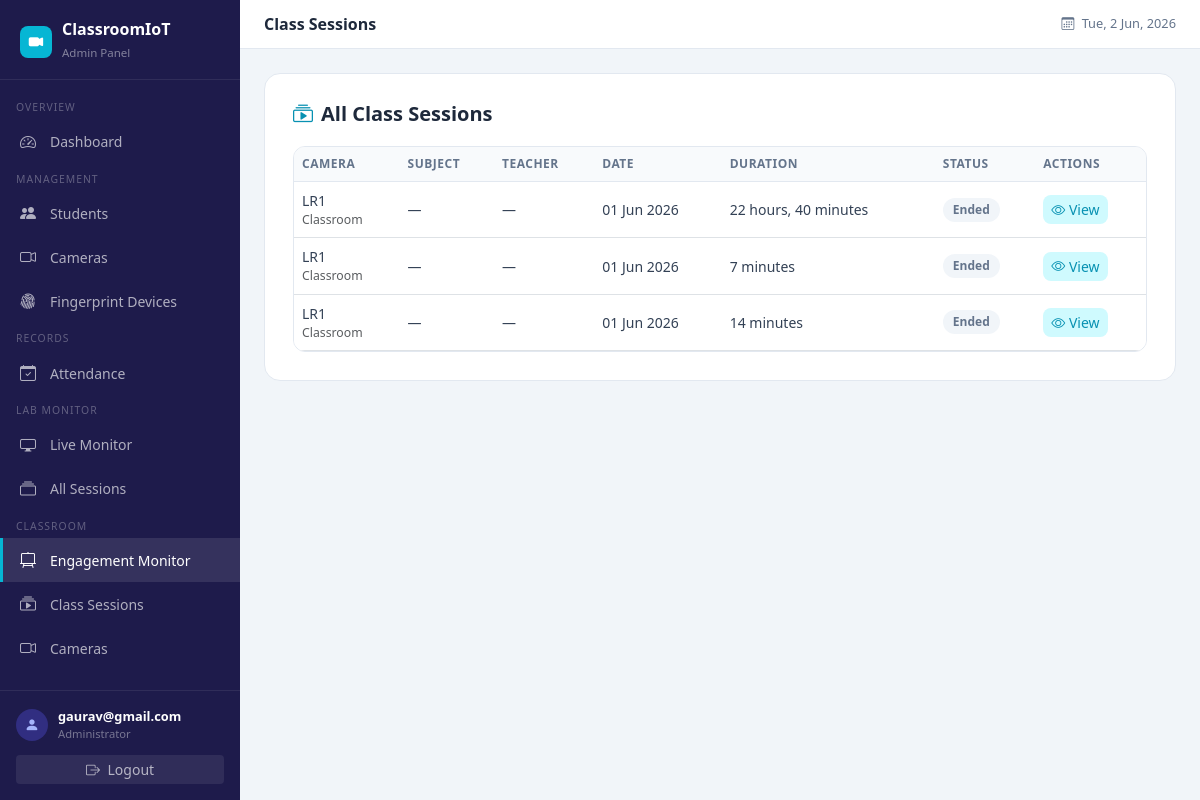
The page /classroom/sessions/ (signed in) on the database its author committed.
### classroom_monitor/models.py (models this page shows, shortened)
class ClassSession(models.Model):
    camera = models.ForeignKey(ClassroomCamera, on_delete=models.CASCADE)
    subject = models.CharField(max_length=100, blank=True)
    teacher = models.CharField(max_length=100, blank=True)
    start_time = models.DateTimeField(auto_now_add=True)
    end_time = models.DateTimeField(null=True, blank=True)
    is_active = models.BooleanField(default=True)
    total_students_detected = models.IntegerField(default=0)
    class Meta:
        ordering = ['-start_time']
        indexes = [
            models.Index(fields=['camera', '-start_time']),
            models.Index(fields=['is_active', '-start_time']),
        ]
        verbose_name = 'Class Session'
        verbose_name_plural = 'Class Sessions'

class ClassroomCamera(models.Model):
    STREAM_TYPE_CHOICES = [
        ('mjpeg', 'MJPEG'),
        ('rtsp', 'RTSP'),
        ('snapshot', 'Snapshot'),
    ]
    name = models.CharField(max_length=100)
    url = models.CharField(max_length=300, help_text="RTSP or HTTP stream URL")
    location = models.CharField(max_length=100, default='Classroom')
    is_active = models.BooleanField(default=True)
    stream_type = models.CharField(
        max_length=10,
        choices=STREAM_TYPE_CHOICES,
        default='mjpeg'
    )
    snapshot_url = models.CharField(
        max_length=300, blank=True,
        help_text="Direct snapshot URL if different from stream URL"
    )
    created_at = models.DateTimeField(auto_now_add=True)
    class Meta:
        ordering = ['name']
        verbose_name = 'Classroom Camera'
        verbose_name_plural = 'Classroom Cameras'

### classroom_monitor/views.py (the view)
# urls.py: path('sessions/', views.session_list, name='classroom_session_list'),
@login_required
def session_list(request):
    sessions = ClassSession.objects.select_related('camera').order_by('-start_time')
    context = {
        'sessions': sessions,
    }
    return render(request, 'classroom_monitor/session_list.html', context)

### templates/classroom_monitor/session_list.html (shortened to what this page needs)
{% extends "entrance_cam/base.html" %}
{% block page_title %}Class Sessions{% endblock %}
{% block content %}
<div class="form-card">
  <div class="section-hdr">
    <h5><i class="bi bi-collection-play me-2" style="color:#0891b2"></i>All Class Sessions</h5>
  </div>
  {% if sessions %}
  <div class="data-table">
    <table class="table table-hover">
      <thead>
        <tr>
          <th>Camera</th>
          <th>Subject</th>
          <th>Teacher</th>
          <th>Date</th>
          <th>Duration</th>
          <th>Status</th>
          <th>Actions</th>
        </tr>
      </thead>
      <tbody>
        {% for session in sessions %}
        <tr>
          <td>
            <div class="fw-600">{{ session.camera.name }}</div>
            <div class="small text-muted">{{ session.camera.location }}</div>
          </td>
          <td>{{ session.subject|default:"—" }}</td>
          <td>{{ session.teacher|default:"—" }}</td>
          <td>{{ session.start_time|date:"d M Y" }}</td>
          <td>
            {% if session.end_time %}
              {{ session.end_time|timeuntil:session.start_time }}
            {% else %}
              <span class="text-muted">Ongoing</span>
            {% endif %}
          </td>
          <td>
            {% if session.is_active %}
              <span class="emotion-badge" style="background:#dcfce7;color:#166534">
                <span class="dot-online"></span>Active
              </span>
            {% else %}
              <span class="emotion-badge" style="background:#f1f5f9;color:#64748b">Ended</span>
            {% endif %}
          </td>
          <td>
            <a href="{% url 'classroom_session_detail' session.pk %}" class="btn btn-sm" style="background:#cffafe;color:#0891b2;border:none;border-radius:8px">
              <i class="bi bi-eye"></i> View
            </a>
          </td>
        </tr>
        {% endfor %}
      </tbody>
    </table>
  </div>
  {% else %}
  <div class="text-center py-5 text-muted">
    <i class="bi bi-calendar-x fs-1 d-block mb-2 opacity-20"></i>
    No sessions recorded yet.
  </div>
  {% endif %}
</div>
{% endblock %}

### templates/entrance_cam/base.html (shortened to what this page needs)
<!DOCTYPE html>
<html lang="en">
<head>
<link href="https://cdn.jsdelivr.net/npm/bootstrap@5.3.2/dist/css/bootstrap.min.css" rel="stylesheet">
<link href="https://cdn.jsdelivr.net/npm/bootstrap-icons@1.11.3/font/bootstrap-icons.css" rel="stylesheet">
</head>
<body>
{% if user.is_authenticated %}
<aside class="sidebar">
  <div class="sidebar-brand">
    <div style="display:flex;align-items:center;gap:10px">
      <div style="background:var(--accent);width:32px;height:32px;border-radius:8px;display:flex;align-items:center;justify-content:center">
        <i class="bi bi-camera-video-fill" style="color:#fff;font-size:0.9rem"></i>
      </div>
      <div>
        <h4>ClassroomIoT</h4>
        <small>Admin Panel</small>
      </div>
    </div>
  </div>
  <nav class="sidebar-nav">
    <div class="nav-section">Overview</div>
    <a href="{% url 'dashboard' %}" class="sidebar-link {% if request.resolver_match.url_name == 'dashboard' %}active{% endif %}">
      <i class="bi bi-speedometer2"></i> Dashboard
    </a>
    <div class="nav-section">Management</div>
    <a href="{% url 'student_list' %}" class="sidebar-link {% if 'student' in request.resolver_match.url_name %}active{% endif %}">
      <i class="bi bi-people-fill"></i> Students
    </a>
    <a href="{% url 'camera_list' %}" class="sidebar-link {% if 'camera' in request.resolver_match.url_name %}active{% endif %}">
      <i class="bi bi-camera-video"></i> Cameras
    </a>
    <a href="{% url 'esp32_device_list' %}" class="sidebar-link {% if 'esp32' in request.resolver_match.url_name %}active{% endif %}">
      <i class="bi bi-fingerprint"></i> Fingerprint Devices
    </a>
    <div class="nav-section">Records</div>
    <a href="{% url 'attendance_list' %}" class="sidebar-link {% if 'attendance' in request.resolver_match.url_name %}active{% endif %}">
      <i class="bi bi-calendar-check"></i> Attendance
    </a>
    <div class="nav-section">Lab Monitor</div>
    <a href="{% url 'lab_monitor' %}" class="sidebar-link {% if request.resolver_match.url_name == 'lab_monitor' %}active{% endif %}">
      <i class="bi bi-display"></i> Live Monitor
    </a>
    <a href="{% url 'session_list' %}" class="sidebar-link {% if request.resolver_match.url_name == 'session_list' %}active{% endif %}">
      <i class="bi bi-collection"></i> All Sessions
    </a>
    <div class="nav-section">Classroom</div>
    <a href="{% url 'classroom_dashboard' %}" class="sidebar-link {% if 'classroom' in request.path %}active{% endif %}">
      <i class="bi bi-easel2"></i> Engagement Monitor
    </a>
    <a href="{% url 'classroom_session_list' %}" class="sidebar-link">
      <i class="bi bi-collection-play"></i> Class Sessions
    </a>
    <a href="{% url 'classroom_camera_list' %}" class="sidebar-link">
      <i class="bi bi-camera-video"></i> Cameras
    </a>
  </nav>
  <div style="padding:16px;border-top:1px solid rgba(255,255,255,0.08)">
    <div style="display:flex;align-items:center;gap:10px;margin-bottom:12px">
      <div style="width:32px;height:32px;background:#312e81;border-radius:50%;display:flex;align-items:center;justify-content:center">
        <i class="bi bi-person-fill" style="color:#a5b4fc;font-size:0.9rem"></i>
      </div>
      <div>
        <div style="color:#fff;font-size:0.8rem;font-weight:600">{{ user.username }}</div>
        <div style="color:rgba(255,255,255,0.4);font-size:0.7rem">Administrator</div>
      </div>
    </div>
    <a href="{% url 'logout' %}" class="btn btn-sm w-100" style="background:rgba(255,255,255,0.08);color:rgba(255,255,255,0.65);border:none">
      <i class="bi bi-box-arrow-right me-1"></i> Logout
    </a>
  </div>
</aside>
{% endif %}
<div class="{% if user.is_authenticated %}main-content{% endif %}">
  {% if user.is_authenticated %}
  <div class="topbar">
    <span class="topbar-title">{% block page_title %}Dashboard{% endblock %}</span>
    <div style="display:flex;align-items:center;gap:12px">
      <span style="font-size:0.8rem;color:#64748b">
        <i class="bi bi-calendar3 me-1"></i>
        <span id="topbar-date"></span>
      </span>
    </div>
  </div>
  {% endif %}
  <div class="{% if user.is_authenticated %}content-area{% endif %}">
    {% block content %}{% endblock %}
  </div>
</div>
</body>
</html>

### templates/entrance_cam/base.html (style rules this page uses)
:root { --sidebar-w: 240px; --primary: #4f46e5; --primary-dark: #3730a3; --accent: #06b6d4; }
body { background: #f1f5f9; font-family: 'Segoe UI', sans-serif; margin: 0; padding: 0; overflow-x: hidden; }
.sidebar { position: fixed; top: 0; left: 0; height: 100vh; width: var(--sidebar-w); background: #1e1b4b; display: flex; flex-direction: column; z-index: 1000; }
.sidebar-brand { padding: 20px 20px 16px; border-bottom: 1px solid rgba(255,255,255,0.08); }
.sidebar-brand h4 { color: #fff; margin: 0; font-size: 1rem; font-weight: 700; }
.sidebar-brand small { color: rgba(255,255,255,0.45); font-size: 0.72rem; }
.sidebar-nav { flex: 1; padding: 12px 0; overflow-y: auto; }
.sidebar-nav { -ms-overflow-style: none; scrollbar-width: none; }
.nav-section { padding: 8px 16px 4px; font-size: 0.65rem; color: rgba(255,255,255,0.3); text-transform: uppercase; letter-spacing: 1px; }
.sidebar-link { display: flex; align-items: center; gap: 10px; padding: 10px 20px; color: rgba(255,255,255,0.65); text-decoration: none; font-size: 0.875rem; border-radius: 0; transition: all 0.15s; }
.sidebar-link:hover, .sidebar-link.active { color: #fff; background: rgba(255,255,255,0.1); border-left: 3px solid var(--accent); padding-left: 17px; }
.sidebar-link i { font-size: 1rem; width: 20px; }
.main-content { margin-left: var(--sidebar-w); min-height: 100vh; overflow-x: hidden; }
.topbar { background: #fff; border-bottom: 1px solid #e2e8f0; padding: 12px 24px; display: flex; align-items: center; justify-content: space-between; position: sticky; top: 0; z-index: 100; }
.topbar-title { font-weight: 600; font-size: 1rem; color: #1e293b; }
.content-area { padding: 24px; }
.data-table { background: #fff; border-radius: 12px; border: 1px solid #e2e8f0; overflow: hidden; }
.data-table .table { margin: 0; }
.data-table .table th { background: #f8fafc; font-size: 0.75rem; text-transform: uppercase; letter-spacing: 0.5px; color: #64748b; font-weight: 600; border-bottom: 1px solid #e2e8f0; }
.data-table .table td { font-size: 0.875rem; vertical-align: middle; color: #334155; }
.emotion-badge { padding: 3px 10px; border-radius: 20px; font-size: 0.75rem; font-weight: 600; display: inline-block; }
.form-card { background: #fff; border-radius: 16px; border: 1px solid #e2e8f0; padding: 28px; }
.section-hdr { display: flex; align-items: center; justify-content: space-between; margin-bottom: 20px; }
.section-hdr h5 { font-weight: 700; color: #1e293b; margin: 0; }

### rows shown on the page
ClassSession: camera.name "LR1", camera.location "Classroom", subject "—", teacher "—", start_time "01 Jun 2026", end_time "22 hours, 40 minutes", is_active "Ended"
ClassSession: camera.name "LR1", camera.location "Classroom", subject "—", teacher "—", start_time "01 Jun 2026", end_time "7 minutes", is_active "Ended"
ClassSession: camera.name "LR1", camera.location "Classroom", subject "—", teacher "—", start_time "01 Jun 2026", end_time "14 minutes", is_active "Ended"

### other values the page prints
{{ user.username }} "gaurav@gmail.com"
